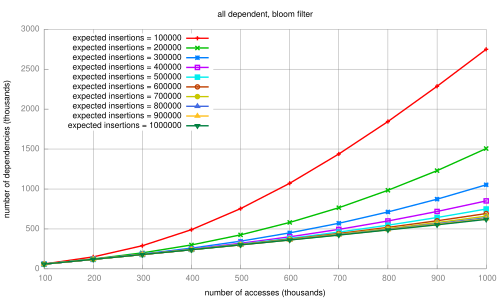

This chart was generated by the following gnuplot code:
set terminal pdf
set output 'dissertation-gnuplottex-fig16.pdf'
load '../dynamic/formatted-results/vector-survey-0.2/hash-deps.gnuplot'
